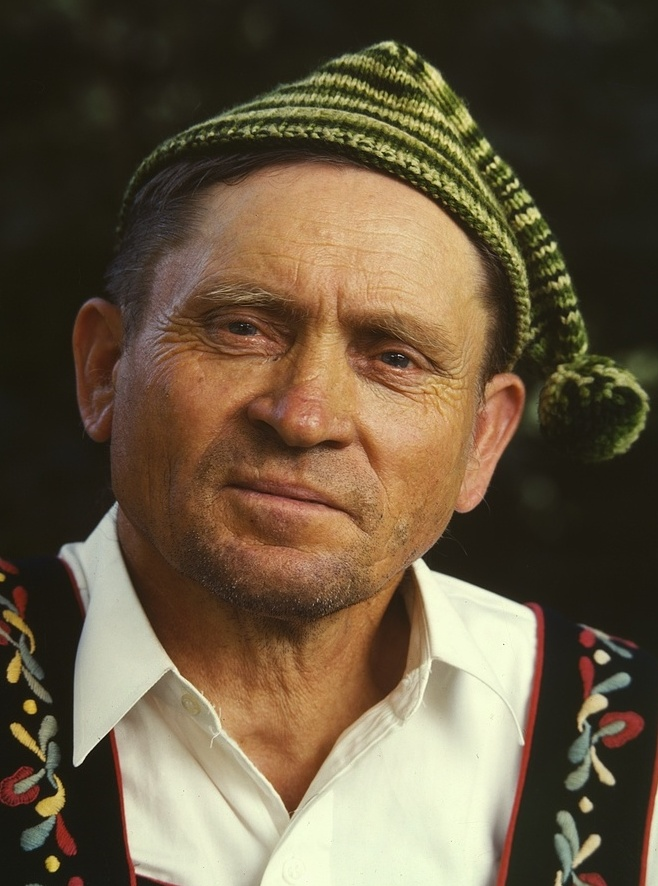
#> input picture in/mlg/farmer_cap.jpg, 658 x 886 px
$ python -i retexture.py   (imports and definitions only)
#> lines starting #> are read from the running program, lines starting #| are printed output that depends on the picture; after the words box and inside, x2 and y2 are one past the last pixel; in counts of white or black regions, pixels touching at a corner belong together
#!/usr/bin/env python3
"""Photo-consistent albedo: fit a camera to each reference view, project into UVs.

Hunyuan/AniGen paint is a hallucination in a fragmented atlas. This pass overwrites
texels the camera actually saw with the input photo. Occluded texels keep the
generated atlas. Multiple --view images (front/back/top) stack. --mirror also bakes a side-on
photo, flipped, onto the far side; with --mirror-ends a front-on (or back-on) one goes onto the opposite end. --first-wins puts the first --view (a real photo) over the
others instead of averaging it in: the rest (drawn views) fill only where it did not reach.

--delight [strength] takes the photo's own lighting out of every --view before it is baked (scripts/delight.py: the
shade lifted toward the lit level), drawn views as well as the photo; off, the bake is as before. The silhouette fit
and the bake mask come from the untouched alpha, so the cameras are the same. Deep shade that needed a lift near
delight's cap (sky-lit, grey-blue once brightened) splats with its trust as weight, so where it is all the photo had
the texel's coverage drops below --keep and fill.py paints the material there instead.

Next to the albedo it writes <out>.cover.png: each texel's photo confidence (splat weight, mirror included, clipped
to 1) as 0..255, so a later pass (workbench/fill.py) knows which texels no photo reached (below --keep * 255).
"""
from __future__ import annotations

import argparse
import json
import os
import sys
from pathlib import Path

import numpy as np
import trimesh
from PIL import Image
from scipy import ndimage

sys.path.insert(0, str(Path(__file__).resolve().parent))
import delight as _delight  # noqa: E402
import seam_bake  # noqa: E402


# [147 lines left out: functions look_at, perspective, eye_on_sphere, project, pack_sil, iou and 3 more, not called in this run]


def load_photo(path, delight: float | None = None, with_trust: bool = False):
    """(rgb, alpha_fit, alpha_bake) of a cut-out. delight > 0: rgb with the photo's shading taken out (delight.py);
    both masks still come from the photo as it is, so the fit and the bake mask are the same as without.
    with_trust: a fourth item, delight's per-pixel trust (all ones without delight)."""
#> called with path = '../../../../../in/mlg/farmer_cap.jpg', with_trust = False
    im = Image.open(path).convert("RGBA")
    arr = np.array(im)
    rgb = arr[:, :, :3].astype(np.float32)
    a = arr[:, :, 3]
#> a: shape (886, 658); every value is 255
    luma = rgb.max(axis=2)
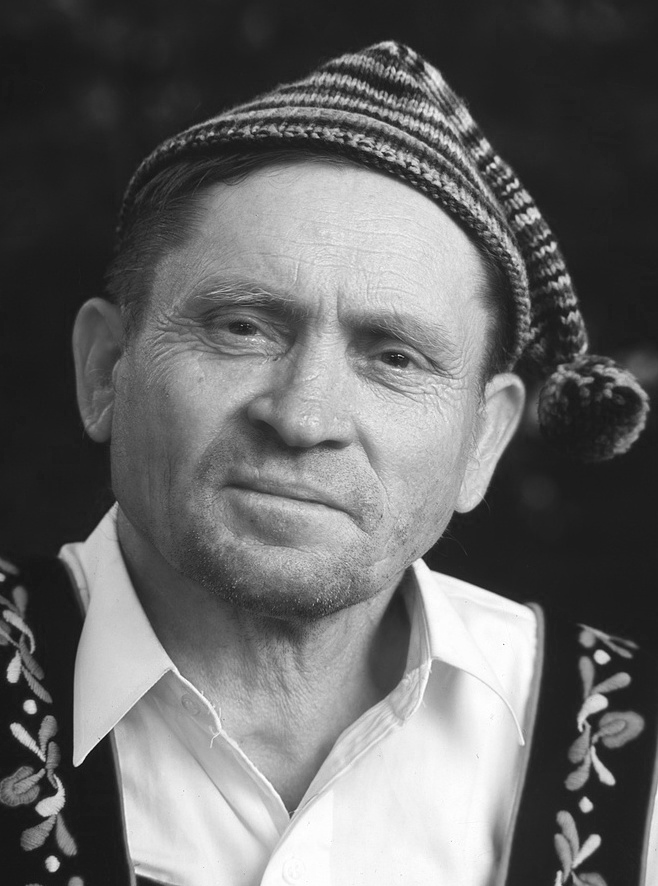
#> luma: shape (886, 658) float32; min 11, max 255, mean 104.5
    alpha_fit = a > 32
#> alpha_fit: shape (886, 658) bool; every value is 1
    solid = a > 220
    # Drop the Vision white halo from the bake, not from the silhouette fit. The halo is a rim: only bright
    # pixels near the cutout's edge go, so a white or bright-yellow subject still bakes its inside.
    ring = max(2, int(round(0.008 * max(a.shape))))
#> ring = 7
    rim = solid & ~ndimage.binary_erosion(solid, iterations=ring)
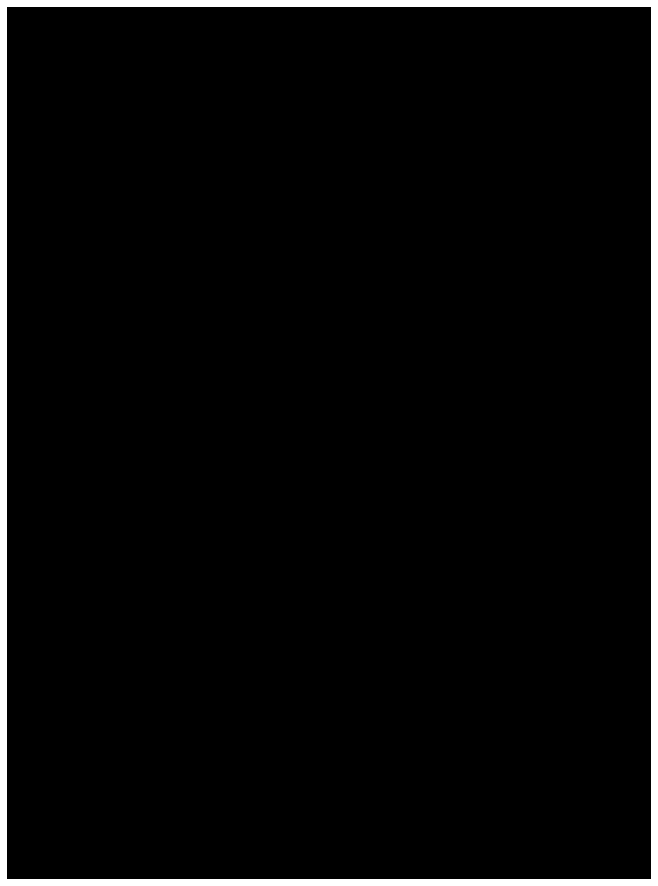
#> rim: shape (886, 658) bool; 3.7% white; 1 white region, box (x1, y1, x2, y2) and area: (0, 0, 658, 886) 21420
    alpha_bake = solid & ~(rim & (luma >= 245))
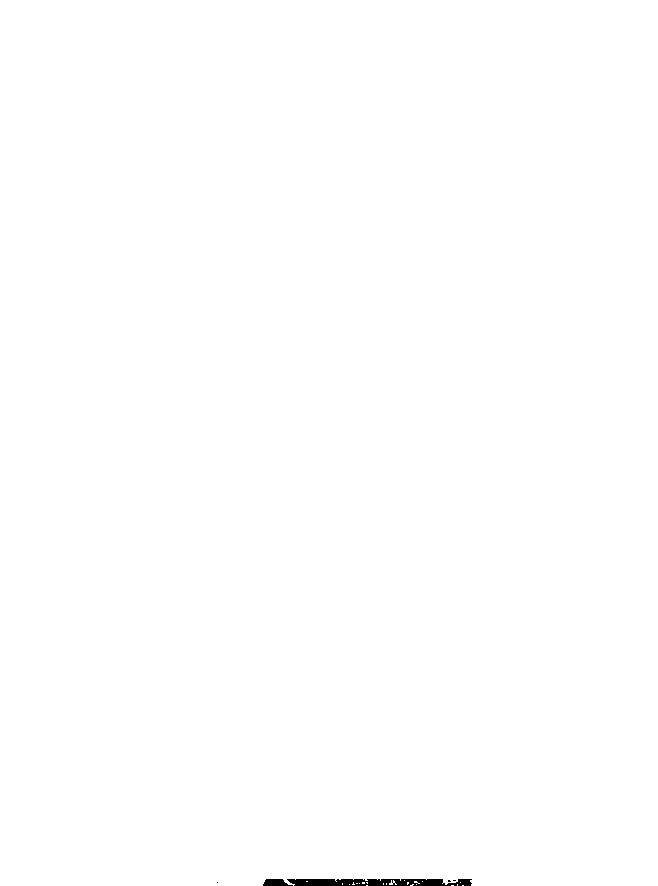
#> alpha_bake: shape (886, 658) bool; 99.8% white; 5 black regions (3 under 20 px), largest, box (x1, y1, x2, y2) and area: (287, 879, 472, 886) 1101, (263, 879, 293, 886) 154
    trust = np.ones(a.shape, np.float32)
    if delight:
        # After the masks: a lifted shadow on the rim must not read as the white halo dropped above.
        out, _, trust = _delight.delight_full(arr, strength=float(delight), report=False)
        rgb = out[:, :, :3].astype(np.float32)
    if with_trust:
        return rgb, alpha_fit, alpha_bake, trust
    return rgb, alpha_fit, alpha_bake


# [204 lines left out: functions register, bold_features, fit_head, nostrils, fit_snout, splat and 2 more, not called in this run]


# Camera azimuth of each named view relative to the front camera (fit_camera's azimuth, eye_on_sphere).
# 'left' / 'right' follow Hunyuan3D-2mv's views: the subject's nose points toward image left / right. With the
# front camera at F, a head-toward-image-right view is the camera at F - 90 and head-left at F + 90 (checked on
# chicken-canon: lifted.png, head right, fits az 14.7 with the head along +x, so the front camera is at ~105).
# Front and back silhouettes are near mirror images, so a free fit cannot tell them apart; anchor on a side view.
FACING_OFFSET = {"camera": 0.0, "right": -90.0, "away": 180.0, "left": 90.0}


def _thumb(path, size: int = 32) -> tuple[np.ndarray, np.ndarray]:
    """The cutout cropped to its subject and fitted, aspect kept, centred in a size square: its mask and its colours
    on grey. The aspect is half the clue: a profile is wide where a front view is narrow."""
    rgb, alpha, _ = load_photo(path)
    m = np.zeros((size, size), bool)
    c = np.full((size, size, 3), 128.0, np.float32)
    ys, xs = np.where(alpha)
    if len(xs) == 0:
        return m, c
    box = (slice(ys.min(), ys.max() + 1), slice(xs.min(), xs.max() + 1))
    h, w = alpha[box].shape
#> h = 886; w = 658
    k = size / max(h, w)
#> k = 0.0361
    th, tw = max(1, round(h * k)), max(1, round(w * k))
#> th = 32; tw = 24
    y0, x0 = (size - th) // 2, (size - tw) // 2
#> y0 = 0; x0 = 4
    a = np.array(Image.fromarray(alpha[box].astype(np.uint8) * 255).resize((tw, th), Image.BILINEAR)) > 127
#> a: shape (32, 24) bool; every value is 1
    col = np.where(alpha[box][..., None], rgb[box], 128.0).astype(np.uint8)
#> col is the input picture: shape (886, 658, 3); mean R, G, B 103.7, 88.4, 65.6
    m[y0:y0 + th, x0:x0 + tw] = a
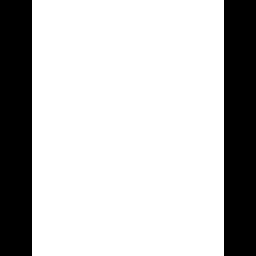
#> m: shape (32, 32) bool (shown 8 times larger); 75% white; 2 black regions, box (x1, y1, x2, y2) and area: (0, 0, 4, 32) 128, (28, 0, 32, 32) 128
    c[y0:y0 + th, x0:x0 + tw] = np.asarray(Image.fromarray(col).resize((tw, th), Image.BILINEAR), np.float32)
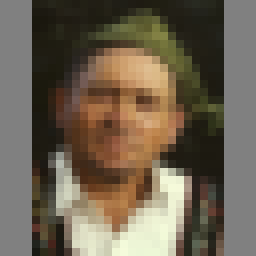
#> c: shape (32, 32, 3) float32 (shown 8 times larger); mean R, G, B 109.8, 98.3, 81.2
    return m, c


# [317 lines left out: functions photo_offset, mirror_az, view_offset, main, not called in this run]


# [2 lines not run here, left out]

>>> result = _thumb('../../../../../in/mlg/farmer_cap.jpg')

$ run again, on in/radio-concept.jpg
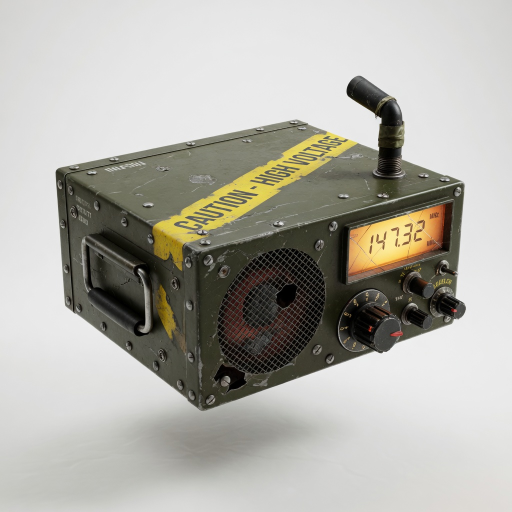
#> input picture in/radio-concept.jpg, 1024 x 1024 px (shown at 1/2 size)
#> alpha_fit: shape (1024, 1024) bool; every value is 1
#> in load_photo, `rim = solid & ~ndimage.binary_erosion(solid, iterations=ring)`:
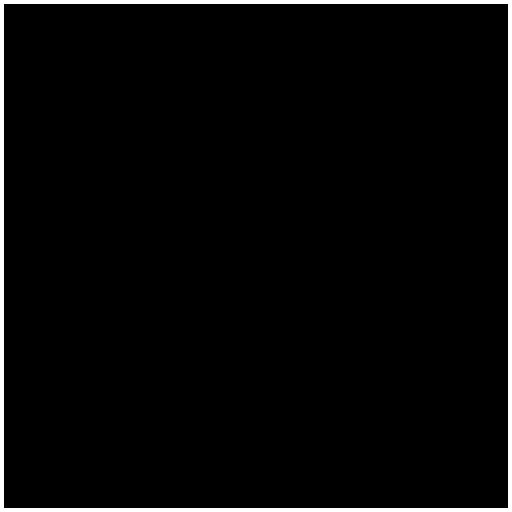
#> rim: shape (1024, 1024) bool (shown at 1/2 size); 3.1% white; 1 white region, box (x1, y1, x2, y2) and area: (0, 0, 1024, 1024) 32512
#> in _thumb, col is the input picture: shape (1024, 1024, 3); mean R, G, B 175.7, 174.1, 166.3
#> in _thumb, `c[y0:y0 + th, x0:x0 + tw] = np.asarray(Image.fromarray(col).resize((tw..`:
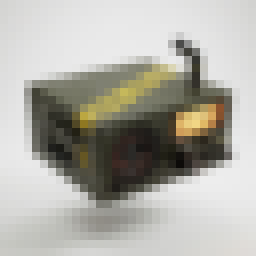
#> c: shape (32, 32, 3) float32 (shown 8 times larger); mean R, G, B 175.7, 174.1, 166.4
